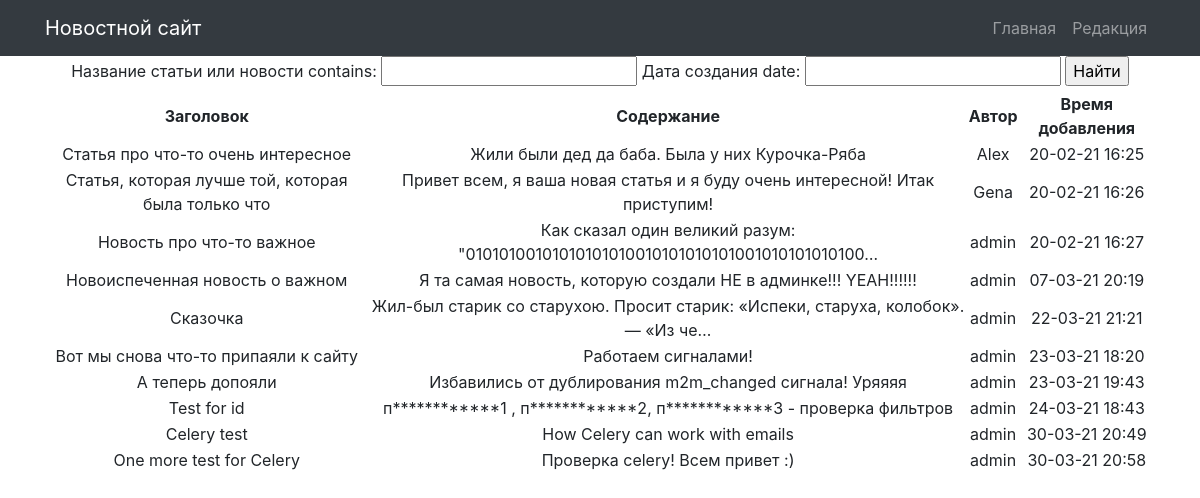
The page /search/ on the database as committed earlier.
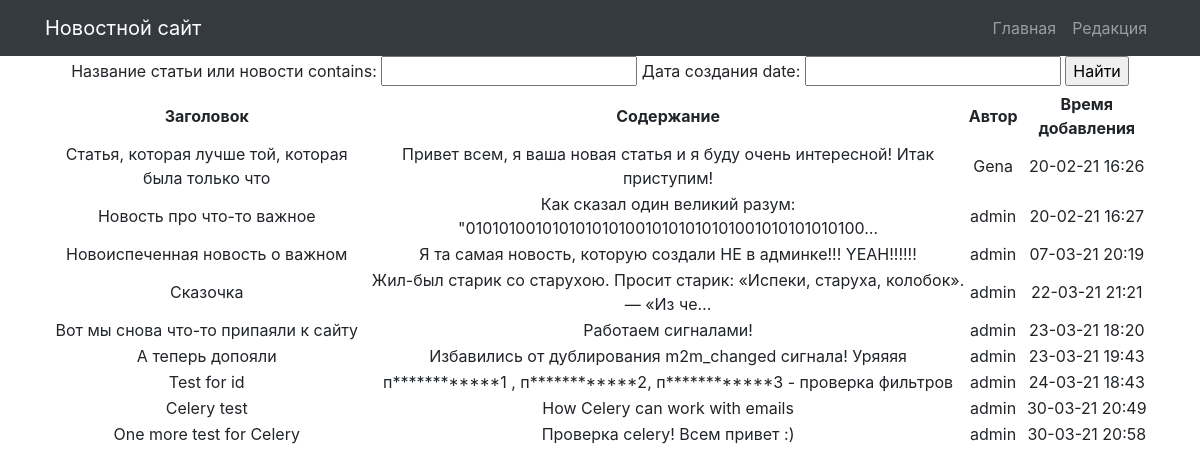
The same page on the database as committed later.
### news/models.py (models this page shows, shortened)
class Post(models.Model):
    ARTICLE_TYPES = (
        ('news', 'Новости'), ('article', 'Статья')
    )
    article_author = models.ForeignKey(Author, on_delete=models.CASCADE, verbose_name=_('Автор статьи или новости'),
                                       related_name='posts')
    article_choice = models.CharField(max_length=50, choices=ARTICLE_TYPES)
    article_time_in = models.DateTimeField(auto_now_add=True, verbose_name=_('Дата создания'))
    article_category = models.ManyToManyField(Category, verbose_name=_('Категория публикации'))
    article_title = models.CharField(max_length=255, verbose_name=_('Название статьи или новости'))
    article_text = models.TextField(verbose_name=_('Основной текст статьи'))
    article_rating = models.IntegerField(default=0, verbose_name=_('Рейтинг публикации'))
    class Meta:
        verbose_name = _('Публикация')
        verbose_name_plural = _('Публикации')

class Author(models.Model):
    author_user = models.OneToOneField(User, on_delete=models.CASCADE, verbose_name=_('Автор'))
    author_rating = models.IntegerField(default=0, verbose_name=_('Рейтинг автора'))
    def __str__(self):
        return self.author_user.username
    class Meta:
        verbose_name = _('Автор')
        verbose_name_plural = _('Авторы')

### news/views.py (the view)
# urls.py: path('search/', NewsSearch.as_view()),
class NewsSearch(ListView):  # TODO реализовать шаблон и страничку для данной вьюшки
    model = Post
    template_name = 'search.html'
    context_object_name = 'posts'
    def get_context_data(self, **kwargs) -> dict:
        context = super().get_context_data(**kwargs)
        context['filter'] = NewsFilter(self.request.GET, queryset=self.get_queryset())
        return context

### news/templatetags/custom_filters_and_tags.py (called while the page is built)
@register.filter(name='censor')
@stringfilter
def censor(value):
    forbidden_words = ["плохое слово 1", "плохое слово 2", "плохое слово 3"]
    f_words = [word for word in forbidden_words if word in value]
    if f_words:
        new_value = value
        for f_word in f_words:
            new_value = new_value.replace(f_word, f_word[0] + '*' * (len(f_word)-2) + f_word[-1])
        return new_value
    else:
        return value

### Templates/search.html (shortened to what this page needs)
{% extends 'default.html' %}
{% load custom_filters_and_tags %}
{% block content %}
<form method="GET">
    {{ filter.form }}
    <input type="submit" value="Найти">
</form>
<table>
    <thead>
        <tr>
            <th>Заголовок</th>
            <th>Содержание</th>
            <th>Автор</th>
            <th>Время добавления</th>
        </tr>
    </thead>
    <tbody>
    {% for post in filter.qs %}
        <tr>
            <td>{{ post.article_title | censor }}</td>
            <td>{{ post.article_text | censor | truncatechars:80 }}</td>
            <td>{{ post.article_author }}</td>
            <td>{{ post.article_time_in | date:'d-m-y H:i'}}</td>
        </tr>
    {% endfor %}
    </tbody>
</table>
{% endblock content %}

### Templates/default.html (shortened to what this page needs)
{% load static %}
{% load cache %}
{% load i18n %}
{% cache 60 static_1%}
<!DOCTYPE html>
<html lang="en">
<head>
{% endcache %}
  <link href="{% static 'vendor/bootstrap/css/bootstrap.min.css' %}" rel="stylesheet">
</head>
<body>
{% cache 60 static_2 %}
  <nav class="navbar navbar-expand-lg navbar-dark bg-dark static-top">
    <div class="container">
      <a class="navbar-brand" href={% url 'index' %}>{% translate 'Новостной сайт' %}</a>
      <div class="collapse navbar-collapse" id="navbarResponsive">
        <ul class="navbar-nav ml-auto">
          <li class="nav-item">
            <a class="nav-link" href={% url 'index' %}>{% translate 'Главная' %}</a>
          </li>
          <li class="nav-item">
            <a class="nav-link" href={% url 'posts_full' %}>{% translate 'Редакция' %}</a>
        </ul>
      </div>
    </div>
  </nav>
{% endcache %}
  <div class="container">
    <div class="row">
      <div class="col-lg-12 text-center">
       {% block content %}
       {% endblock content %}
      </div>
    </div>
  </div>
</body>
</html>

Rows that differ between the two databases and show on the page:
removed Post: article_title|censor "Статья про что-то очень интересное", article_text|censor "Жили были дед да баба. Была у них Курочка-Ряба", article_author "Alex", article_time_in "20-02-21 16:25"
